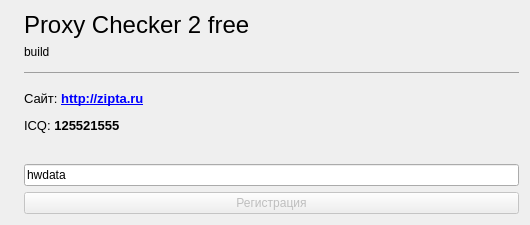
<?xml version="1.0" encoding="UTF-8"?>
<ui version="4.0">
 <class>AboutDialog</class>
 <widget class="QDialog" name="AboutDialog">
  <property name="windowModality">
   <enum>Qt::ApplicationModal</enum>
  </property>
  <property name="geometry">
   <rect>
    <x>0</x>
    <y>0</y>
    <width>530</width>
    <height>225</height>
   </rect>
  </property>
  <property name="windowTitle">
   <string>О программе</string>
  </property>
  <layout class="QGridLayout" name="gridLayout">
   <item row="1" column="1">
    <widget class="QLabel" name="label_3">
     <property name="text">
      <string>&lt;html&gt;&lt;head/&gt;&lt;body&gt;&lt;p&gt;&lt;span style=&quot; font-size:18pt;&quot;&gt;Proxy Checker 2 free&lt;/span&gt;&lt;/p&gt;&lt;/body&gt;&lt;/html&gt;</string>
     </property>
     <property name="alignment">
      <set>Qt::AlignLeading|Qt::AlignLeft|Qt::AlignTop</set>
     </property>
     <property name="openExternalLinks">
      <bool>true</bool>
     </property>
    </widget>
   </item>
   <item row="2" column="1">
    <widget class="QLabel" name="ver_le">
     <property name="text">
      <string>build</string>
     </property>
    </widget>
   </item>
   <item row="3" column="1">
    <widget class="QLabel" name="label_2">
     <property name="sizePolicy">
      <sizepolicy hsizetype="Preferred" vsizetype="Preferred">
       <horstretch>0</horstretch>
       <verstretch>2</verstretch>
      </sizepolicy>
     </property>
     <property name="text">
      <string>&lt;html&gt;&lt;head/&gt;&lt;body&gt;&lt;hr/&gt;&lt;p&gt;&lt;span style=&quot; font-size:10pt;&quot;&gt;Сайт: &lt;/span&gt;&lt;a href=&quot;http://zipta.ru&quot;&gt;&lt;span style=&quot; font-size:10pt; font-weight:600; text-decoration: underline; color:#0000ff;&quot;&gt;http://zipta.ru&lt;/span&gt;&lt;/a&gt;&lt;/p&gt;&lt;p&gt;&lt;span style=&quot; font-size:10pt;&quot;&gt;ICQ: &lt;/span&gt;&lt;span style=&quot; font-size:10pt; font-weight:600;&quot;&gt;125521555&lt;/span&gt;&lt;/p&gt;&lt;/body&gt;&lt;/html&gt;</string>
     </property>
     <property name="alignment">
      <set>Qt::AlignLeading|Qt::AlignLeft|Qt::AlignTop</set>
     </property>
     <property name="openExternalLinks">
      <bool>true</bool>
     </property>
    </widget>
   </item>
   <item row="6" column="1">
    <widget class="QLineEdit" name="hw_le">
     <property name="text">
      <string>hwdata</string>
     </property>
     <property name="readOnly">
      <bool>true</bool>
     </property>
     <property name="placeholderText">
      <string>траляля</string>
     </property>
    </widget>
   </item>
   <item row="7" column="1">
    <widget class="QPushButton" name="reg_pb">
     <property name="enabled">
      <bool>false</bool>
     </property>
     <property name="text">
      <string>Регистрация</string>
     </property>
    </widget>
   </item>
   <item row="1" column="0" rowspan="7">
    <widget class="QLabel" name="label">
     <property name="maximumSize">
      <size>
       <width>202</width>
       <height>209</height>
      </size>
     </property>
     <property name="frameShape">
      <enum>QFrame::NoFrame</enum>
     </property>
     <property name="text">
      <string/>
     </property>
     <property name="pixmap">
      <pixmap>aaaa.png</pixmap>
     </property>
    </widget>
   </item>
  </layout>
 </widget>
 <resources/>
 <connections/>
</ui>
